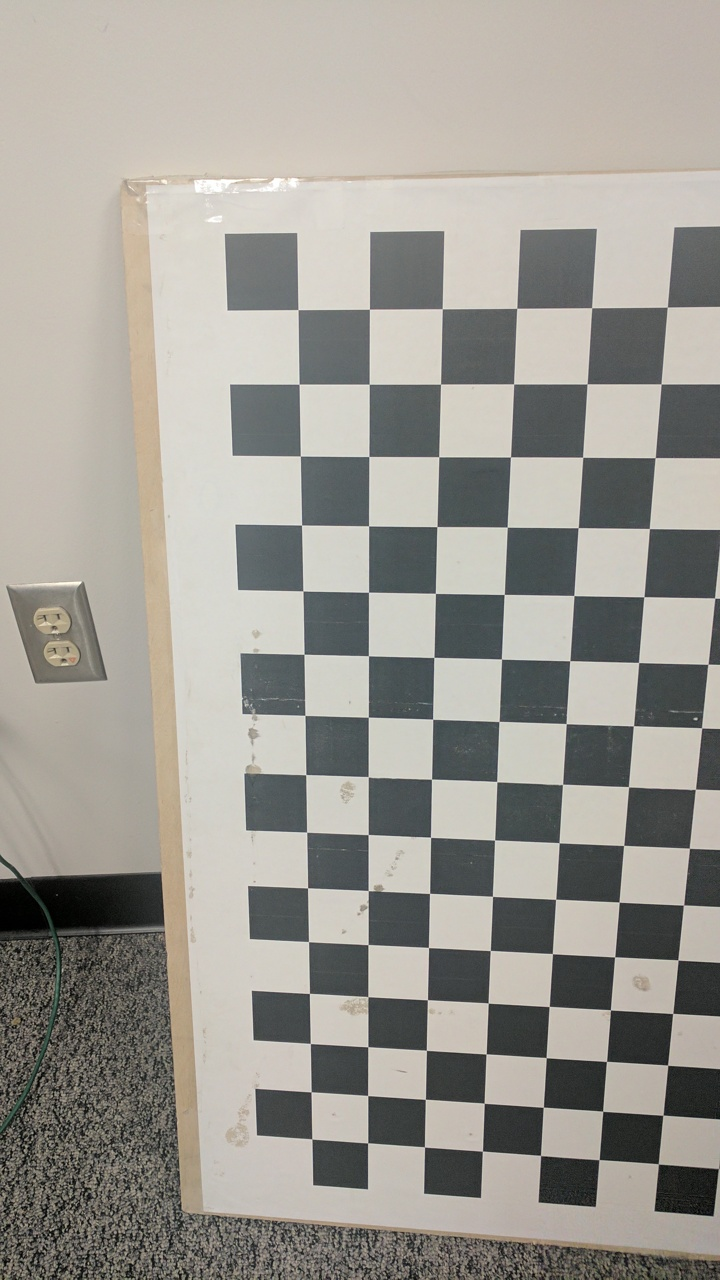
#> input picture classical/Data/P1TestSet/P1TestSet/Phase1/TestSet1/1.jpg, 720 x 1280 px, given as the content of the folder ../Data/Val/, which was not available
$ python Wrapper.py
#> lines starting #> are read from the running program, lines starting #| are printed output that depends on the picture; pictures that were not available may be replaced by others from this repository, and a replacement may not be noted

"""
RBE/CS Spring 2024: Classical and Deep Learning Approaches for
Geometric Computer Vision
Project 1: MyAutoPano: Phase 2 Starter Code
hverma@wpi.edu

Original Author(s):
Lening Li (lli4@wpi.edu)
Teaching Assistant in Robotics Engineering,
Worcester Polytechnic Institute
"""


# Code starts here:

import numpy as np
import cv2
import os
import copy
import argparse

def read_images(setPath = "../Data/Train/"):

#> called with setPath = '../Data/Val/'
    files = [f for f in os.listdir(setPath) if f.endswith('.jpg')][:1]
    files = sorted(files, key=lambda filename: int(filename.split(".")[0]))
    print("Loading Images")
    images = [cv2.imread(setPath + file) for file in files]
#> images = 1 item
    # grays = [cv2.cvtColor(image, cv2.COLOR_BGR2GRAY) for image in images]
    # grays = [cv2.resize(image, (320,240)) for image in images]
    return images

def generate_patch(image, stride, patch_size=128, p=32):
    max_x_top_left = image.shape[1] - p - stride
    max_y_top_left = image.shape[0] - p - stride

    new_x_top_left = np.random.randint(p, max_x_top_left - patch_size)
    new_y_top_left = np.random.randint(p, max_y_top_left - patch_size)

    points_A = [[new_x_top_left, new_y_top_left],
              [new_x_top_left + patch_size, new_y_top_left],
              [new_x_top_left, new_y_top_left + patch_size],
              [new_x_top_left + patch_size, new_y_top_left + patch_size]]

    points_B = [[point[0] + np.random.randint(-p,p), point[1] + np.random.randint(-p,p)] for point in points_A]

    # [9 lines of commented-out code are left out]

    H_ab = cv2.getPerspectiveTransform(np.float32(points_A), np.float32(points_B))
    H_ba = np.linalg.inv(H_ab)

    warp_image = cv2.warpPerspective(image, H_ba, (2*image.shape[0], 2*image.shape[1]))
    img = copy.deepcopy(warp_image)
    for center in points_A:
        cv2.circle(img, center, 2, (255, 0, 0), 2)
    for center in points_B:
        cv2.circle(img, center, 2, (0, 0, 255), 2)
    cv2.imshow("Original Patch", img)
    cv2.waitKey(0)
    cv2.destroyAllWindows()

    patch_A = image[points_A[0][1]:points_A[3][1],points_A[0][0]:points_A[3][0]]
    patch_B = warp_image[points_A[0][1]:points_A[3][1],points_A[0][0]:points_A[3][0]]

    # cv2.imshow("patch", patch_B)
    # cv2.waitKey(0)
    # cv2.destroyAllWindows()

    H4 = np.float32([[points_B[i][0]-points_A[i][0], points_B[i][1]-points_A[i][1]] for i in range(len(points_A))])

    patch = np.dstack([patch_A, patch_B])

    return patch, H4

def arg_parser():
    # Create an ArgumentParser object
    parser = argparse.ArgumentParser(description="Wrapper to generate data and train.")

    # Define command-line arguments
    parser.add_argument("-generate_data", type=bool, default=True, help="Generate Data. Default: True")
    parser.add_argument("-n_patches", type=int, default=10, help="Number of patches to generate per image")
    parser.add_argument("-model", type=str, default="sup", help="[sup, unsup]")
    parser.add_argument("-data", type=str, default="Val", help="[Train, Val]")

    return parser

def main():
    # [6 lines of commented-out code are left out]

    args = arg_parser().parse_args()

    # Access the parsed arguments
    generate_data = args.generate_data
    n_patches = args.n_patches
    data_src = args.data

    """
    Read a set of images for Panorama stitching
    """
    path = f"../Data/{data_src}/"
    if generate_data:
        path = '../Data/Val/'
        images = read_images(path)
#> images = 1 item

        # to ensure each patch is not from the same region
        stride = 0
        # we want to create n patches per image
        for i in range(n_patches):
            patches_i, H4s_i = zip(*[generate_patch(image, stride) for image in images])
            if not os.path.exists(path + f"{i+1}/"):
                os.makedirs(path + f"{i+1}/")
            for j, patch in enumerate(patches_i, start=1):
                filename = path + f"{i+1}/{j}"
                np.save(filename, patch)

            H4s_i = np.array(H4s_i)
            np.save(path + f"{i+1}/H4s.npy", H4s_i)
            stride += 20
#> this loop made 10 passes
#> H4s_i on passes 1 to 10: [[27, -29], [7, -23], [-13, -11], [18, 4]], [[-20, 26], [-31, 6], [7, -9], [14, -8]], [[-19, -24], [-23, -12], [19, -16], [19, -27]], [[-14, 3], [-8, 17], [19, -3], [-13, -13]], [[0, -31], [-23, 25], [31, 0], [-1, -22]], [[3, 30], [-21, 18], [23, -4], [2, -32]], [[21, -27], [6, 8], [20, -15], [-17, -28]], [[26, -1], [24, -31], [-31, 7], [9, 25]], [[23, -21], [14, -14], [-5, -32], [-18, 3]], [[10, -12], [-21, -28], [-26, -28], [15, 31]]
#> pass 1, in generate_patch, `warp_image = cv2.warpPerspective(image, H_ba, (2*image.shape[0], 2*ima..`:
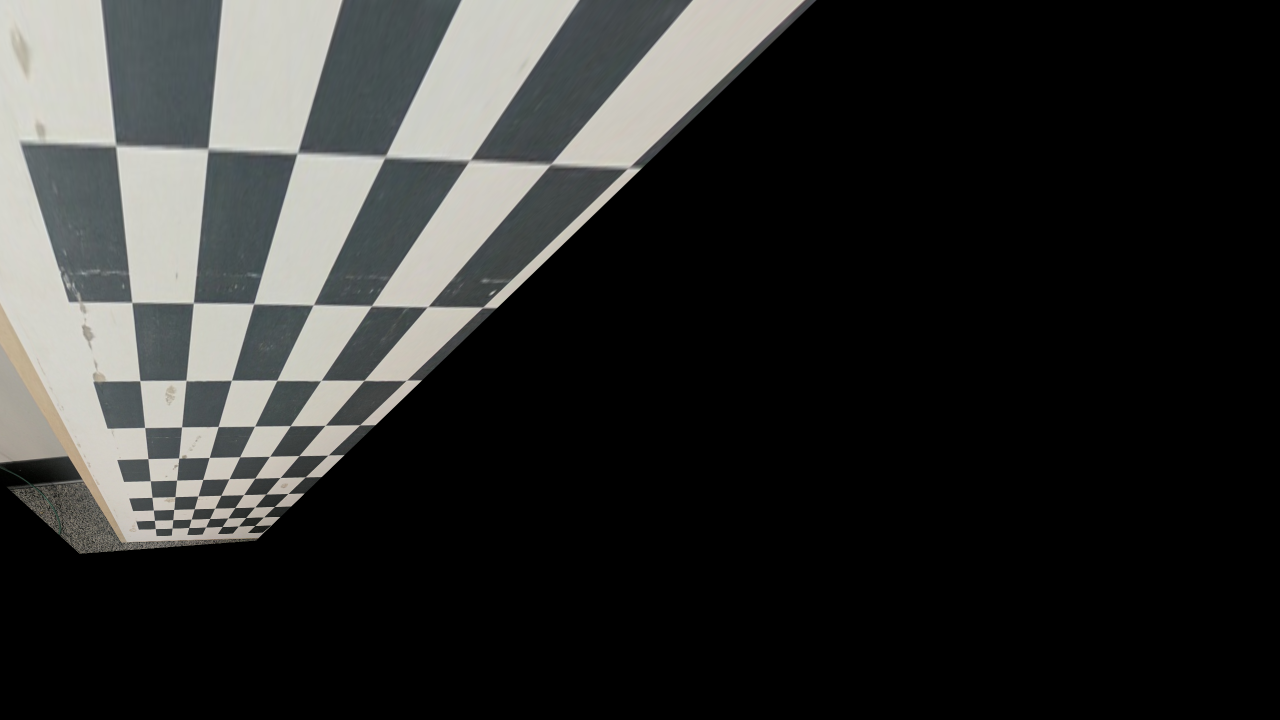
#> warp_image: shape (1440, 2560, 3) (shown at 1/2 size); mean B, G, R 44.9, 46.3, 45.7
#> pass 1, in generate_patch, `patch_A = image[points_A[0][1]:points_A[3][1],points_A[0][0]:points_A[..`:
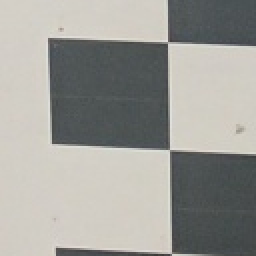
#> patch_A: shape (128, 128, 3) (shown 2 times larger); mean B, G, R 151.9, 157, 157.4
#> pass 1, in generate_patch, `patch_B = warp_image[points_A[0][1]:points_A[3][1],points_A[0][0]:poin..`:
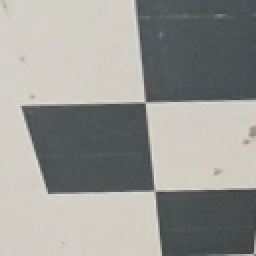
#> patch_B: shape (128, 128, 3) (shown 2 times larger); mean B, G, R 148.3, 152.8, 152.6
#> after the loop, stride = 200
        print(f"Data Generated for {data_src}")
        return
    """
	Obtain Homography using Deep Learning Model (Supervised and Unsupervised)
	"""

    """
	Image Warping + Blending
	Save Panorama output as mypano.png
	"""


if __name__ == "__main__":
    main()

$ run again, on classical/Data/P1TestSet/P1TestSet/Phase1/TestSet1/2.jpg
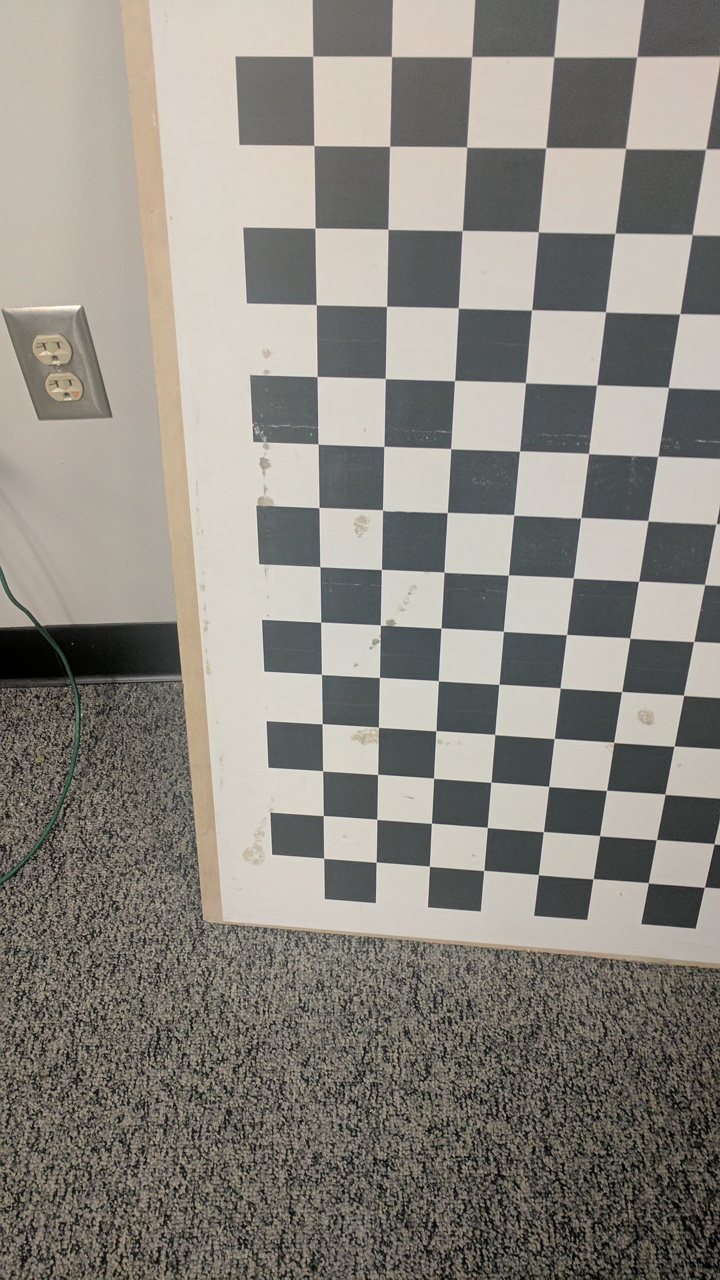
#> input picture classical/Data/P1TestSet/P1TestSet/Phase1/TestSet1/2.jpg, 720 x 1280 px, given as the content of the folder ../Data/Val/, which was not available
#> in read_images, `images = [cv2.imread(setPath + file) for file in files]`: images = 1 item
#> the loop in main, `for i in range(n_patches):` made 10 passes
#> H4s_i on passes 1 to 8: [[27, -29], [7, -23], [-13, -11], [18, 4]], [[-20, 26], [-31, 6], [7, -9], [14, -8]], [[-19, -24], [-23, -12], [19, -16], [19, -27]], [[-14, 3], [-8, 17], [19, -3], [-13, -13]], [[0, -31], [-23, 25], [31, 0], [-1, -22]], [[3, 30], [-21, 18], [23, -4], [2, -32]], [[21, -27], [6, 8], [20, -15], [-17, -28]], [[26, -1], [24, -31], [-31, 7], [9, 25]]
#> pass 1, in generate_patch, `patch_A = image[points_A[0][1]:points_A[3][1],points_A[0][0]:points_A[..`:
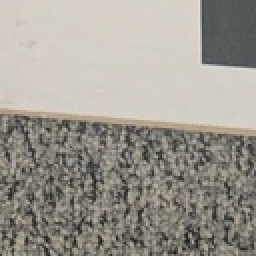
#> patch_A: shape (128, 128, 3) (shown 2 times larger); mean B, G, R 144.4, 153.1, 157.4
#> pass 1, in generate_patch, `patch_B = warp_image[points_A[0][1]:points_A[3][1],points_A[0][0]:poin..`:
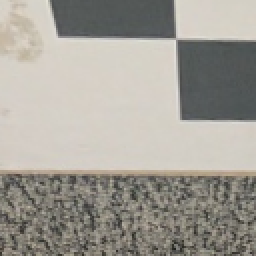
#> patch_B: shape (128, 128, 3) (shown 2 times larger); mean B, G, R 149.9, 157.8, 161.4
#> after the loop in main, `for i in range(n_patches):`: stride = 200

$ run again, on classical/Data/P1TestSet/P1TestSet/Phase1/TestSet1/3.jpg
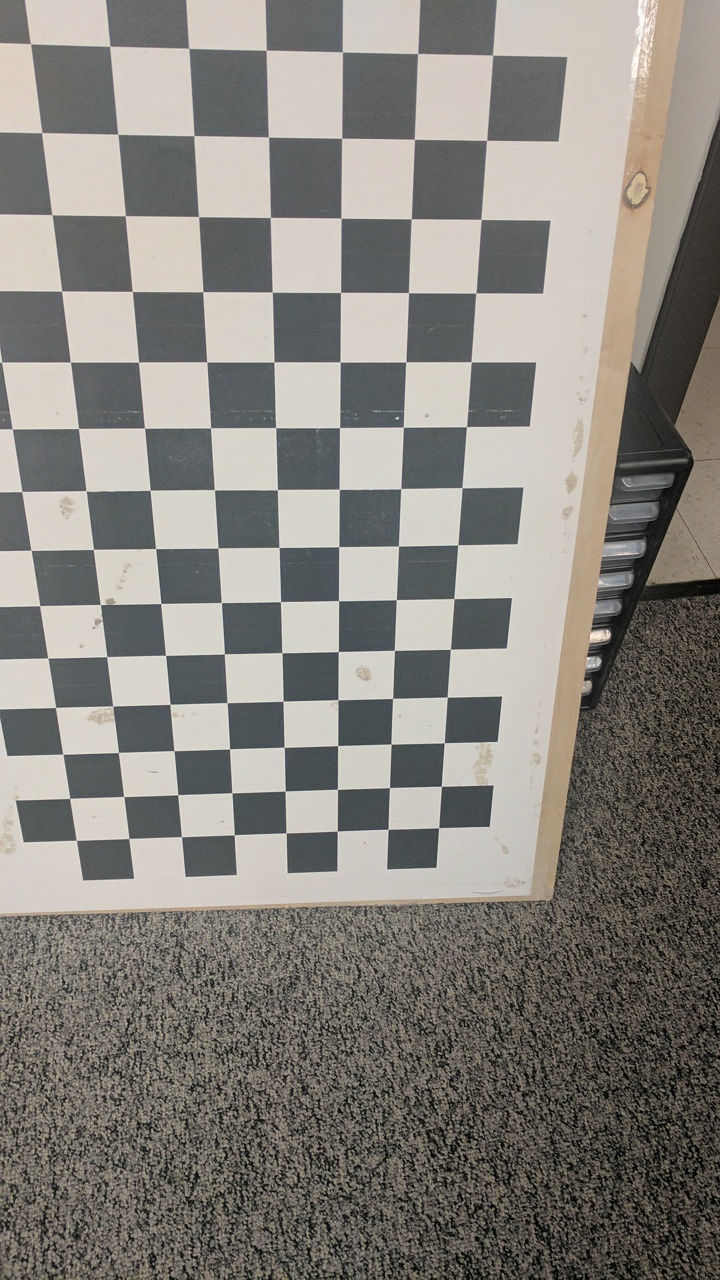
#> input picture classical/Data/P1TestSet/P1TestSet/Phase1/TestSet1/3.jpg, 720 x 1280 px, given as the content of the folder ../Data/Val/, which was not available
#> in read_images, `images = [cv2.imread(setPath + file) for file in files]`: images = 1 item
#> the loop in main, `for i in range(n_patches):` made 10 passes
#> H4s_i on passes 1 to 8: [[27, -29], [7, -23], [-13, -11], [18, 4]], [[-20, 26], [-31, 6], [7, -9], [14, -8]], [[-19, -24], [-23, -12], [19, -16], [19, -27]], [[-14, 3], [-8, 17], [19, -3], [-13, -13]], [[0, -31], [-23, 25], [31, 0], [-1, -22]], [[3, 30], [-21, 18], [23, -4], [2, -32]], [[21, -27], [6, 8], [20, -15], [-17, -28]], [[26, -1], [24, -31], [-31, 7], [9, 25]]
#> pass 1, in generate_patch, `patch_A = image[points_A[0][1]:points_A[3][1],points_A[0][0]:points_A[..`:
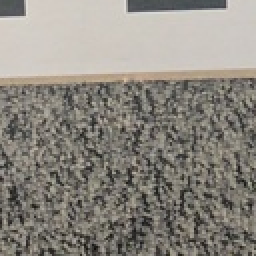
#> patch_A: shape (128, 128, 3) (shown 2 times larger); mean B, G, R 127.8, 135.5, 139.9
#> pass 1, in generate_patch, `patch_B = warp_image[points_A[0][1]:points_A[3][1],points_A[0][0]:poin..`:
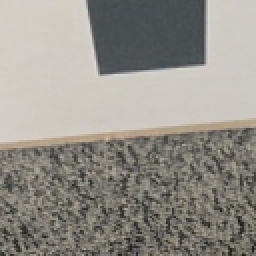
#> patch_B: shape (128, 128, 3) (shown 2 times larger); mean B, G, R 137.6, 144.1, 147.6
#> after the loop in main, `for i in range(n_patches):`: stride = 200
